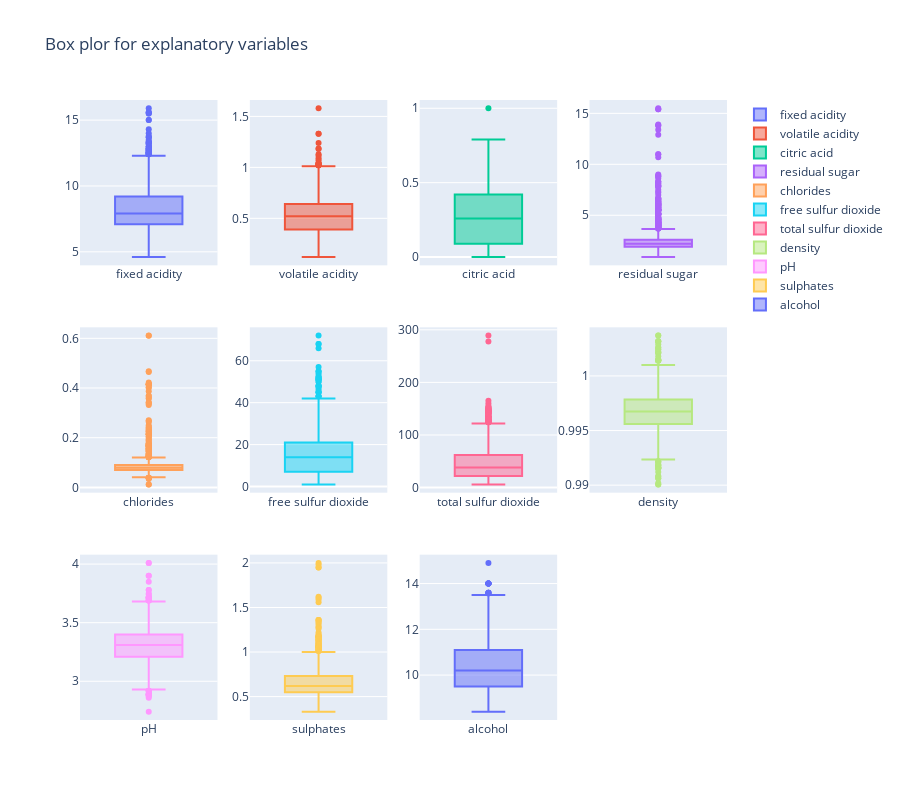

Notebook cell for this chart:
### Code cell
# creating subplots for representing all box plots at one figure
fig = make_subplots(rows=3, cols=4)
row = 1
col = 1

for column, name in zip(wine_qual[columns], columns):
    fig.add_trace(go.Box(y=wine_qual[column], name=name), row=row, col=col)
    # for moving columnwise first and placing each plot in a different slot
    col += 1
    if col > 4:
        col = 1
        row += 1
    if row > 3:
        break

fig.update_layout(
    autosize=False,
    width=900,
    height=800,
    title_text='Box plot for explanatory variables')
fig.show()

### Figure 1 — Plotly figure (JSON) as saved in the notebook; plotly's stock layout.template omitted (floating-point values rounded to 4 significant figures; data arrays with more than 128 entries replaced by an {"elided": "..."} marker saying what was removed)
{"data": [{"name": "fixed acidity", "type": "box", "xaxis": "x", "y": {"elided": "1599 float values"}, "yaxis": "y"}, {"name": "volatile acidity", "type": "box", "xaxis": "x2", "y": {"elided": "1599 float values"}, "yaxis": "y2"}, {"name": "citric acid", "type": "box", "xaxis": "x3", "y": {"elided": "1599 float values"}, "yaxis": "y3"}, {"name": "residual sugar", "type": "box", "xaxis": "x4", "y": {"elided": "1599 float values"}, "yaxis": "y4"}, {"name": "chlorides", "type": "box", "xaxis": "x5", "y": {"elided": "1599 float values"}, "yaxis": "y5"}, {"name": "free sulfur dioxide", "type": "box", "xaxis": "x6", "y": {"elided": "1599 float values"}, "yaxis": "y6"}, {"name": "total sulfur dioxide", "type": "box", "xaxis": "x7", "y": {"elided": "1599 float values"}, "yaxis": "y7"}, {"name": "density", "type": "box", "xaxis": "x8", "y": {"elided": "1599 float values"}, "yaxis": "y8"}, {"name": "pH", "type": "box", "xaxis": "x9", "y": {"elided": "1599 float values"}, "yaxis": "y9"}, {"name": "sulphates", "type": "box", "visible": true, "xaxis": "x10", "y": {"elided": "1599 float values"}, "yaxis": "y10"}, {"name": "alcohol", "type": "box", "xaxis": "x11", "y": {"elided": "1599 float values"}, "yaxis": "y11"}], "layout": {"autosize": false, "height": 800, "title": {"text": "Box plor for explanatory variables"}, "width": 900, "xaxis": {"anchor": "y", "autorange": true, "domain": [0, 0.2125], "range": [-0.5, 0.5], "type": "category"}, "xaxis10": {"anchor": "y10", "autorange": true, "domain": [0.2625, 0.475], "range": [-0.5, 0.5], "type": "category"}, "xaxis11": {"anchor": "y11", "autorange": true, "domain": [0.525, 0.7375], "range": [-0.5, 0.5], "type": "category"}, "xaxis12": {"anchor": "y12", "domain": [0.7875, 1]}, "xaxis2": {"anchor": "y2", "autorange": true, "domain": [0.2625, 0.475], "range": [-0.5, 0.5], "type": "category"}, "xaxis3": {"anchor": "y3", "autorange": true, "domain": [0.525, 0.7375], "range": [-0.5, 0.5], "type": "category"}, "xaxis4": {"anchor": "y4", "autorange": true, "domain": [0.7875, 1], "range": [-0.5, 0.5], "type": "category"}, "xaxis5": {"anchor": "y5", "autorange": true, "domain": [0, 0.2125], "range": [-0.5, 0.5], "type": "category"}, "xaxis6": {"anchor": "y6", "autorange": true, "domain": [0.2625, 0.475], "range": [-0.5, 0.5], "type": "category"}, "xaxis7": {"anchor": "y7", "autorange": true, "domain": [0.525, 0.7375], "range": [-0.5, 0.5], "type": "category"}, "xaxis8": {"anchor": "y8", "autorange": true, "domain": [0.7875, 1], "range": [-0.5, 0.5], "type": "category"}, "xaxis9": {"anchor": "y9", "autorange": true, "domain": [0, 0.2125], "range": [-0.5, 0.5], "type": "category"}, "yaxis": {"anchor": "x", "autorange": true, "domain": [0.7333, 1], "range": [3.972, 16.53], "type": "linear"}, "yaxis10": {"anchor": "x10", "autorange": true, "domain": [0, 0.2667], "range": [0.2372, 2.093], "type": "linear"}, "yaxis11": {"anchor": "x11", "autorange": true, "domain": [0, 0.2667], "range": [8.039, 15.26], "type": "linear"}, "yaxis12": {"anchor": "x12", "domain": [0, 0.2667]}, "yaxis2": {"anchor": "x2", "autorange": true, "domain": [0.7333, 1], "range": [0.03889, 1.661], "type": "linear"}, "yaxis3": {"anchor": "x3", "autorange": true, "domain": [0.7333, 1], "range": [-0.05556, 1.056], "type": "linear"}, "yaxis4": {"anchor": "x4", "autorange": true, "domain": [0.7333, 1], "range": [0.08889, 16.31], "type": "linear"}, "yaxis5": {"anchor": "x5", "autorange": true, "domain": [0.3667, 0.6333], "range": [-0.02128, 0.6443], "type": "linear"}, "yaxis6": {"anchor": "x6", "autorange": true, "domain": [0.3667, 0.6333], "range": [-2.944, 75.94], "type": "linear"}, "yaxis7": {"anchor": "x7", "autorange": true, "domain": [0.3667, 0.6333], "range": [-9.722, 304.7], "type": "linear"}, "yaxis8": {"anchor": "x8", "autorange": true, "domain": [0.3667, 0.6333], "range": [0.9893, 1.004], "type": "linear"}, "yaxis9": {"anchor": "x9", "autorange": true, "domain": [0, 0.2667], "range": [2.669, 4.081], "type": "linear"}}}
